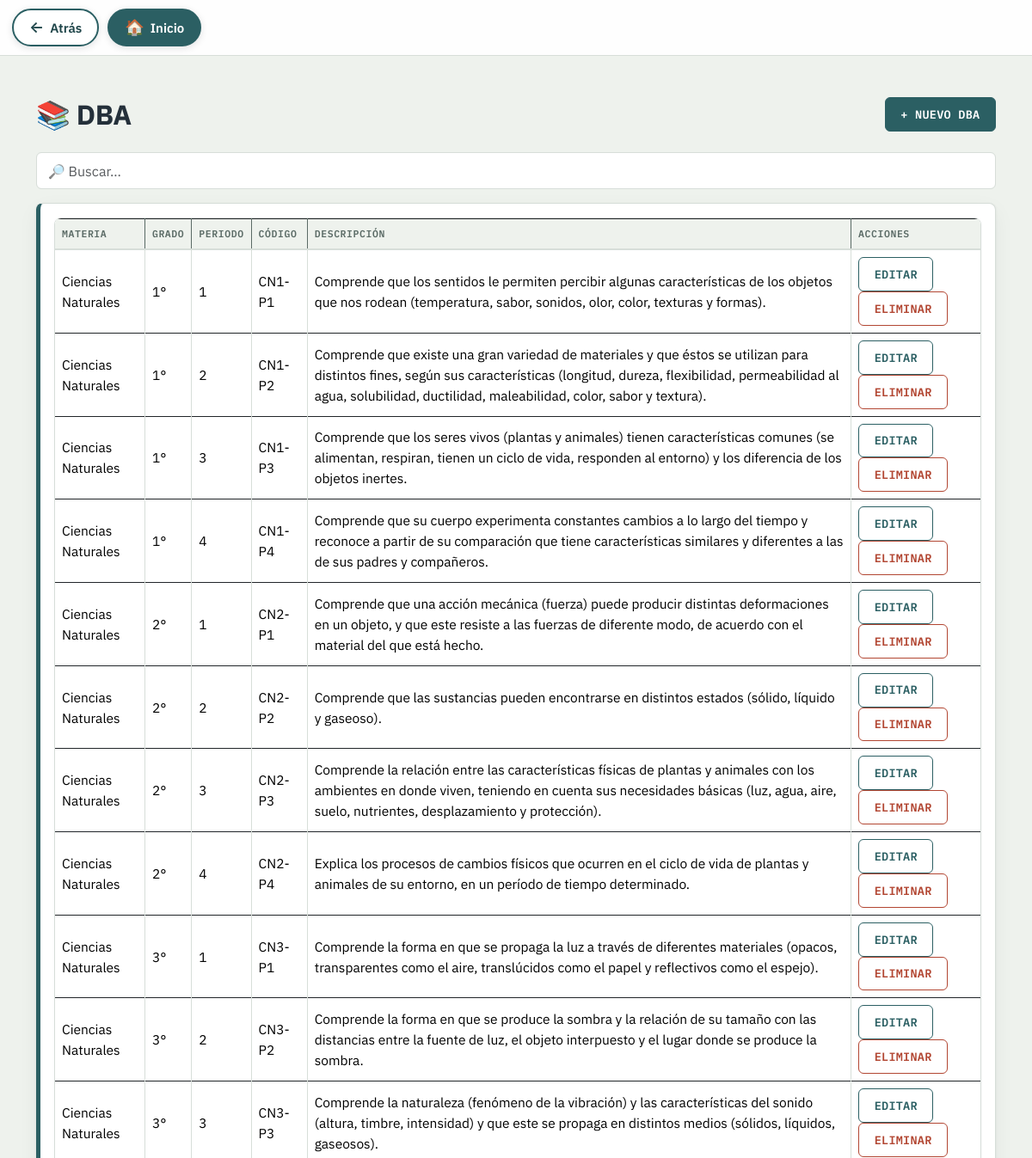
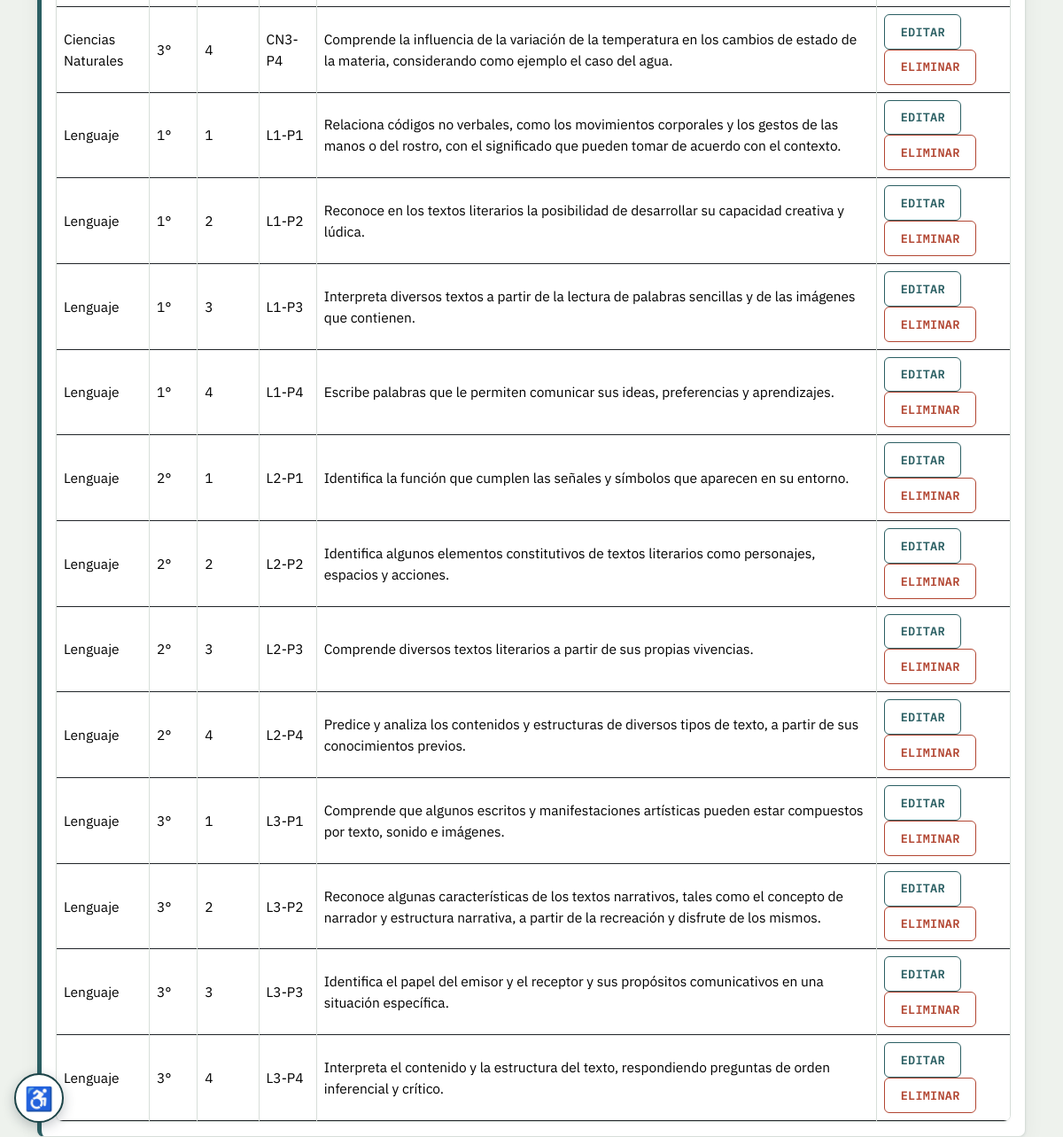
Screenshot of /app/views/dba/index.php (signed in) with the database file from the repository (2 pictures, top to bottom).
### tables this page shows
CREATE TABLE `dba` (
  `id_dba` int(11) NOT NULL AUTO_INCREMENT,
  `id_materia` int(11) NOT NULL,
  `grado` tinyint(4) NOT NULL,
  `periodo` tinyint(4) NOT NULL,
  `codigo` varchar(20) NOT NULL,
  `descripcion` text NOT NULL,
  PRIMARY KEY (`id_dba`),
  KEY `fk_materia_dba` (`id_materia`),
  CONSTRAINT `fk_materia_dba` FOREIGN KEY (`id_materia`) REFERENCES `materias` (`id_materia`)
);

CREATE TABLE `materias` (
  `id_materia` int(11) NOT NULL AUTO_INCREMENT,
  `nombre` varchar(50) NOT NULL,
  PRIMARY KEY (`id_materia`)
);

### app/config/database.php (called while the page is built, shortened)
<?php
class Database
{
    private $host = "localhost";
    private $dbname = "incluKids";
    private $user = "root";
    private $password = "";
    public function __construct()
    {
        $local = __DIR__ . "/database.local.php";
    }
    public function conectar()
    {
        try {
            $conexion = new PDO(
                "mysql:host={$this->host};dbname={$this->dbname};charset=utf8mb4",
                $this->user,
                $this->password
            );
            $conexion->setAttribute(PDO::ATTR_ERRMODE, PDO::ERRMODE_EXCEPTION);
            return $conexion;
        } catch (PDOException $e) {
            error_log("IncluKids - fallo de conexion a la BD: " . $e->getMessage());
            http_response_code(500);
            die("No se pudo conectar con la base de datos. "
                . "Avisa a la persona que administra el sistema.");
        }
    }
}

### app/controllers/DbaController.php (called while the page is built, shortened)
<?php
require_once __DIR__ . "/../models/Dba.php";
class DbaController
{
    public function listar()
    {
        $modelo = new Dba();
        return $modelo->listar();
    }
}

### app/models/Dba.php (called while the page is built, shortened)
<?php
require_once __DIR__ . "/../config/database.php";
class Dba
{
    private $conexion;
    public function __construct()
    {
        $database = new Database();
        $this->conexion = $database->conectar();
    }
    public function listar()
    {
        $sql = "SELECT d.id_dba, d.id_materia, d.grado, d.periodo, d.codigo, d.descripcion,
                       m.nombre AS materia
                FROM dba d
                LEFT JOIN materias m ON d.id_materia = m.id_materia
                ORDER BY m.nombre, d.grado, d.periodo, d.codigo";
        $consulta = $this->conexion->prepare($sql);
        $consulta->execute();
        return $consulta->fetchAll(PDO::FETCH_ASSOC);
    }
}

### app/views/dba/index.php (the view, shortened to what this page needs)
<?php
require_once __DIR__ . "/../../controllers/DbaController.php";
$dbaController = new DbaController();
$dbaLista = $dbaController->listar();
?>
<?php render_head("DBA"); ?>
<body>
<div class="container mt-5">
    <div class="d-flex justify-content-between align-items-center mt-3 mb-4">
        <h2 class="mb-0">📚 DBA</h2>
        <a href="nuevo.php" class="btn btn-success">+ Nuevo DBA</a>
    </div>
<div class="mb-3">
        <input type="search" class="form-control" placeholder="🔎 Buscar…" data-filtro-tabla="tablaDba" aria-label="Buscar en la tabla">
    </div>
        <div class="card">
        <div class="card-body">
            <div class="table-responsive">
            <table class="table table-bordered mb-0" id="tablaDba">
                <thead>
                    <tr>
                        <th>Materia</th>
                        <th>Grado</th>
                        <th>Periodo</th>
                        <th>Código</th>
                        <th>Descripción</th>
                        <th>Acciones</th>
                    </tr>
                </thead>
                <tbody>
                    <?php if (empty($dbaLista)): ?>
                    <tr><td colspan="6" class="text-center">No hay DBA registrados.</td></tr>
                    <?php else: foreach ($dbaLista as $dba): ?>
                    <tr>
                        <td><?= htmlspecialchars($dba['materia'] ?? '-') ?></td>
                        <td><?= (int) $dba['grado'] ?>°</td>
                        <td><?= (int) $dba['periodo'] ?></td>
                        <td><?= htmlspecialchars($dba['codigo']) ?></td>
                        <td><?= htmlspecialchars($dba['descripcion']) ?></td>
                        <td>
                            <a href="editar.php?id_dba=<?= (int) $dba['id_dba'] ?>" class="btn btn-sm btn-outline-primary">Editar</a>
                            <form method="POST" action="eliminar.php" class="d-inline"
                                  data-confirmar="¿Eliminar este DBA? También se eliminarán sus actividades y el contenido jugable de cada una. Si el DBA o alguna de sus actividades ya se usó en una sesión de clase real, no se podrá eliminar.">
                                <button type="submit" class="btn btn-sm btn-outline-danger">Eliminar</button>
                            </form>
                        </td>
                    </tr>
                    <?php endforeach; endif; ?>
                </tbody>
            </table>
            </div>
        </div>
    </div>
</div>
</body>
</html>

### app/helpers/vista.php (shortened to what this page needs)
<?php
function asset_url(string $rel): string
{
    $sep = strpos($rel, "?") === false ? "?" : "&";
    return "/IncluKids/public/" . $rel . $sep . "v=" . ASSET_VER;
}
function render_head(string $titulo, array $opts = []): void
{
    echo "<!DOCTYPE html>\n";
    echo "<html lang=\"es\">\n";
    echo "<head>\n";
    echo "<link href=\"/IncluKids/public/css/bootstrap.min.css\" rel=\"stylesheet\">\n";
    echo "<link href=\"/IncluKids/public/css/inclukids.css\" rel=\"stylesheet\">\n";
    echo "<link href=\"" . asset_url("css/a11y.css") . "\" rel=\"stylesheet\">\n";
    echo "</head>\n";
}

### public/css/inclukids.css (style rules this page uses)
:root { --tinta: #24303A; --papel: #EEF2ED; --papel-tarjeta: #FFFFFF; --petroleo: #2B5F63; --petroleo-oscuro: #1D4448; --ocre: #C98A2B; --ocre-oscuro: #A66F1E; --lenguaje: #8B4B6B; --ciencias: #4B7B5E; --borde: #D7DED9; --texto-suave: #5B6B66; --exito: #3C7A4E; --peligro: #B24632; }
body { background-color: var(--papel) !important; color: var(--tinta) !important; font-family: 'IBM Plex Sans', -apple-system, sans-serif !important; font-size: 15.5px; line-height: 1.55; }
h1, h2, h3, h4, h5, h6 { font-family: 'IBM Plex Sans', sans-serif; font-weight: 700; color: var(--tinta); letter-spacing: -0.01em; }
.codigo, .badge, .navbar-brand, .btn, label, .form-label, .dropdown-header, th { font-family: 'IBM Plex Mono', monospace !important; }
a { color: var(--petroleo); text-decoration: none; }
.btn { border-radius: 6px !important; font-weight: 600; font-size: 13.5px; letter-spacing: 0.02em; text-transform: uppercase; padding: 0.55rem 1.1rem; border-width: 1.5px !important; transition: background-color 0.15s ease, border-color 0.15s ease, box-shadow 0.15s ease, transform 0.08s ease; }
.btn-primary, .btn-success { background-color: var(--petroleo) !important; border-color: var(--petroleo) !important; color: white !important; }
.btn-outline-primary, .btn-outline-secondary { color: var(--petroleo) !important; border-color: var(--petroleo) !important; }
.btn-outline-danger { color: var(--peligro) !important; border-color: var(--peligro) !important; }
.card { background-color: var(--papel-tarjeta) !important; border: 1.5px solid var(--borde) !important; border-left: 5px solid var(--petroleo) !important; border-radius: 8px !important; box-shadow: 0 1px 3px rgba(36, 48, 58, 0.07), 0 8px 24px rgba(36, 48, 58, 0.05) !important; transition: box-shadow 0.18s ease; }
.form-control, .form-select { border: 1.5px solid var(--borde) !important; border-radius: 6px !important; font-family: 'IBM Plex Sans', sans-serif !important; padding: 0.55rem 0.8rem; }
.table { background-color: var(--papel-tarjeta); }
.table thead th { background-color: var(--papel); color: var(--texto-suave); font-size: 11.5px; text-transform: uppercase; letter-spacing: 0.05em; font-weight: 600; border-bottom: 2px solid var(--borde) !important; }
.table td { vertical-align: middle; border-color: var(--borde) !important; }
.table tbody tr { transition: background-color 0.12s ease; }
.table-responsive { border: 1.5px solid var(--borde); border-radius: 8px; box-shadow: 0 1px 3px rgba(36, 48, 58, 0.05); }
.table-responsive > .table { margin-bottom: 0; }
.table-responsive > .table-bordered { border: 0; }
.table-responsive > .table-bordered > :not(caption) > * > *:first-child { border-left: 0; }
.table-responsive > .table-bordered > :not(caption) > * > *:last-child { border-right: 0; }
.table-responsive > .table-bordered > thead > tr:first-child > * { border-top: 0; }

### rows the page displays
dba: id_materia.nombre "Ciencias Naturales", grado "1", periodo "1", codigo "CN1-P1", descripcion "Comprende que los sentidos le permiten percibir algunas características de los objetos que nos rodean (temperatura, sabor, sonidos, olor, color, texturas y formas)."
dba: id_materia.nombre "Ciencias Naturales", grado "1", periodo "2", codigo "CN1-P2", descripcion "Comprende que existe una gran variedad de materiales y que éstos se utilizan para distintos fines, según sus características (longitud, dureza, flexibilidad, permeabilidad al agua, solubilidad, ductilidad, maleabilidad, color, sabor y textura)."
dba: id_materia.nombre "Ciencias Naturales", grado "1", periodo "3", codigo "CN1-P3", descripcion "Comprende que los seres vivos (plantas y animales) tienen características comunes (se alimentan, respiran, tienen un ciclo de vida, responden al entorno) y los diferencia de los objetos inertes."
dba: id_materia.nombre "Ciencias Naturales", grado "1", periodo "4", codigo "CN1-P4", descripcion "Comprende que su cuerpo experimenta constantes cambios a lo largo del tiempo y reconoce a partir de su comparación que tiene características similares y diferentes a las de sus padres y compañeros."
dba: id_materia.nombre "Ciencias Naturales", grado "2", periodo "1", codigo "CN2-P1", descripcion "Comprende que una acción mecánica (fuerza) puede producir distintas deformaciones en un objeto, y que este resiste a las fuerzas de diferente modo, de acuerdo con el material del que está hecho."
dba: id_materia.nombre "Ciencias Naturales", grado "2", periodo "2", codigo "CN2-P2", descripcion "Comprende que las sustancias pueden encontrarse en distintos estados (sólido, líquido y gaseoso)."
dba: id_materia.nombre "Ciencias Naturales", grado "2", periodo "3", codigo "CN2-P3", descripcion "Comprende la relación entre las características físicas de plantas y animales con los ambientes en donde viven, teniendo en cuenta sus necesidades básicas (luz, agua, aire, suelo, nutrientes, desplazamiento y protección)."
dba: id_materia.nombre "Ciencias Naturales", grado "2", periodo "4", codigo "CN2-P4", descripcion "Explica los procesos de cambios físicos que ocurren en el ciclo de vida de plantas y animales de su entorno, en un período de tiempo determinado."
dba: id_materia.nombre "Ciencias Naturales", grado "3", periodo "1", codigo "CN3-P1", descripcion "Comprende la forma en que se propaga la luz a través de diferentes materiales (opacos, transparentes como el aire, translúcidos como el papel y reflectivos como el espejo)."
dba: id_materia.nombre "Ciencias Naturales", grado "3", periodo "2", codigo "CN3-P2", descripcion "Comprende la forma en que se produce la sombra y la relación de su tamaño con las distancias entre la fuente de luz, el objeto interpuesto y el lugar donde se produce la sombra."
dba: id_materia.nombre "Ciencias Naturales", grado "3", periodo "3", codigo "CN3-P3", descripcion "Comprende la naturaleza (fenómeno de la vibración) y las características del sonido (altura, timbre, intensidad) y que este se propaga en distintos medios (sólidos, líquidos, gaseosos)."
dba: id_materia.nombre "Ciencias Naturales", grado "3", periodo "4", codigo "CN3-P4", descripcion "Comprende la influencia de la variación de la temperatura en los cambios de estado de la materia, considerando como ejemplo el caso del agua."
dba: id_materia.nombre "Lenguaje", grado "1", periodo "1", codigo "L1-P1", descripcion "Relaciona códigos no verbales, como los movimientos corporales y los gestos de las manos o del rostro, con el significado que pueden tomar de acuerdo con el contexto."
dba: id_materia.nombre "Lenguaje", grado "1", periodo "2", codigo "L1-P2", descripcion "Reconoce en los textos literarios la posibilidad de desarrollar su capacidad creativa y lúdica."
dba: id_materia.nombre "Lenguaje", grado "1", periodo "3", codigo "L1-P3", descripcion "Interpreta diversos textos a partir de la lectura de palabras sencillas y de las imágenes que contienen."
dba: id_materia.nombre "Lenguaje", grado "1", periodo "4", codigo "L1-P4", descripcion "Escribe palabras que le permiten comunicar sus ideas, preferencias y aprendizajes."
dba: id_materia.nombre "Lenguaje", grado "2", periodo "1", codigo "L2-P1", descripcion "Identifica la función que cumplen las señales y símbolos que aparecen en su entorno."
dba: id_materia.nombre "Lenguaje", grado "2", periodo "2", codigo "L2-P2", descripcion "Identifica algunos elementos constitutivos de textos literarios como personajes, espacios y acciones."
dba: id_materia.nombre "Lenguaje", grado "2", periodo "3", codigo "L2-P3", descripcion "Comprende diversos textos literarios a partir de sus propias vivencias."
dba: id_materia.nombre "Lenguaje", grado "2", periodo "4", codigo "L2-P4", descripcion "Predice y analiza los contenidos y estructuras de diversos tipos de texto, a partir de sus conocimientos previos."
dba: id_materia.nombre "Lenguaje", grado "3", periodo "1", codigo "L3-P1", descripcion "Comprende que algunos escritos y manifestaciones artísticas pueden estar compuestos por texto, sonido e imágenes."
dba: id_materia.nombre "Lenguaje", grado "3", periodo "2", codigo "L3-P2", descripcion "Reconoce algunas características de los textos narrativos, tales como el concepto de narrador y estructura narrativa, a partir de la recreación y disfrute de los mismos."
dba: id_materia.nombre "Lenguaje", grado "3", periodo "3", codigo "L3-P3", descripcion "Identifica el papel del emisor y el receptor y sus propósitos comunicativos en una situación específica."
dba: id_materia.nombre "Lenguaje", grado "3", periodo "4", codigo "L3-P4", descripcion "Interpreta el contenido y la estructura del texto, respondiendo preguntas de orden inferencial y crítico."
